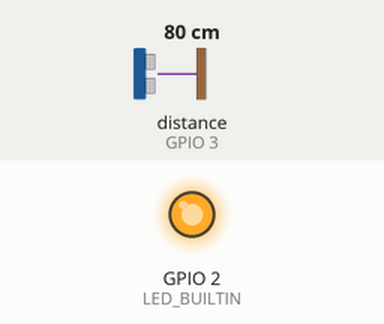
This sketch was run on a simulated ESP8266 (NodeMCU). Parts: output pins drawn as LEDs (lit = HIGH, except the on-board LED, lit = LOW). Inputs (shaded band) come from the test bench; at power-on: distance to the obstacle (sensor on GPIO 3) 80 cm. The echo pulse lasts 58.3 µs per cm; WiFi joins after 1.5 s; servers stay silent unless stated; the Firebase database answers and starts empty; not simulated (calls return 0 or success): wifiCredential.h; pins used as bus, display or sensor lines are not drawn.

Above: at 0.1 s.
At 4.6 s:
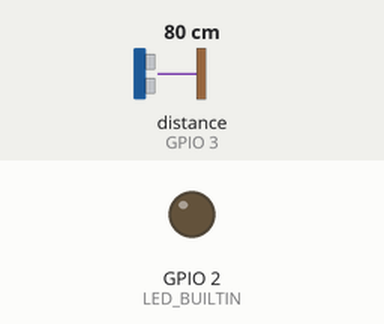
Timing chart, 0 to 6.1 s (numbered marks = the images above):
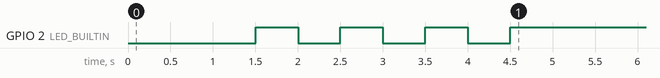

The sketch:

waterLvSensor.ino
```cpp
//Netwk
#include <FirebaseESP8266.h>
#include <addons/TokenHelper.h>
#include <addons/RTDBHelper.h>
#include "wifiCredential.h"
FirebaseData fbdo;
FirebaseAuth auth;
FirebaseConfig config;
unsigned long sendDataPrevMillis = 0;
int interval = 15000; // init value. set value on Firebase
String slocInterval = "Aquarium/!Settings/!Interval/!Interval";


struct Var{
	int pinTrig;
	int pinEcho;
	int aboveTank;
	int tankHeight;
	String slocLv;
	String slocTime;
	String slocIntervalStatus;
	String slocV;
	};
struct Var Main = {0, 3, 20, 30, "Aquarium/Main/WaterLv", "Aquarium/!Timestamp/Main/WaterLv", "Aquarium/!Settings/Reflection/Interval/Main", "Aquarium/Main/MonitoringStatus/SensorVoltage"};
struct Var Sub  = {0, 3, 10, 22, "Aquarium/Sub/WaterLv", "Aquarium/!Timestamp/Sub/WaterLv", "Aquarium/!Settings/Reflection/Interval/Sub", "Aquarium/Sub/MonitoringStatus/SensorVoltage"};
struct Var Res  = {0, 3, 5, 30, "Aquarium/Reservoir/WaterLv", "Aquarium/!Timestamp/Reservoir/WaterLv", "Aquarium/!Settings/Reflection/Interval/Reservoir", "Aquarium/Reservoir/MonitoringStatus/SensorVoltage"};

struct Var tank = Res;

ADC_MODE(ADC_VCC);

void setup() {
pinMode (tank.pinTrig, OUTPUT);
pinMode (tank.pinEcho, INPUT);
pinMode (LED_BUILTIN, OUTPUT);

digitalWrite (LED_BUILTIN, LOW);
delay(1000);
digitalWrite (LED_BUILTIN, HIGH);

//Netwk
	WiFi.begin(WIFI_SSID, WIFI_PASSWORD);
	Firebase.begin(&config, &auth);
	Firebase.reconnectWiFi(false); // Comment or "false" when WiFi reconnection will control by your code or third party library
	Firebase.setDoubleDigits(2);

for (int i = 0; i < 4; i++) {
	digitalWrite (LED_BUILTIN, LOW);
	delay(500);
	digitalWrite (LED_BUILTIN, HIGH);
	delay(500);
}
}


void loop() {
	if (Firebase.ready() && (millis() - sendDataPrevMillis > interval || sendDataPrevMillis == 0)) {
		sendDataPrevMillis = millis();

		getInterval();

		int value = measureWaterLv(tank);
		Firebase.setInt(fbdo, tank.slocLv, value);
		Firebase.setTimestamp(fbdo, tank.slocTime);

		Firebase.setFloat(fbdo, tank.slocV, ESP.getVcc());

	}
}


void getInterval() {
	Firebase.setString(fbdo, tank.slocIntervalStatus, "");
	if (Firebase.getInt(fbdo, slocInterval)) {
		interval = fbdo.intData();
		Firebase.setString(fbdo, tank.slocIntervalStatus, "OK");
	} else {
		Firebase.setString(fbdo, tank.slocIntervalStatus, fbdo.errorReason().c_str());
	}
}


int measureWaterLv(Var &v){
	digitalWrite(v.pinTrig, HIGH);
	delayMicroseconds(10);
	digitalWrite(v.pinTrig, LOW);
	float time = pulseIn(v.pinEcho, HIGH);
	float dist = time * 340 / 2 /10000;
	int waterLv = map(dist, v.aboveTank, v.aboveTank + v.tankHeight, 100, 0);
	if (waterLv > 100) waterLv = 100;
	if (waterLv < 0) waterLv = 0;
	return waterLv;
}
```
